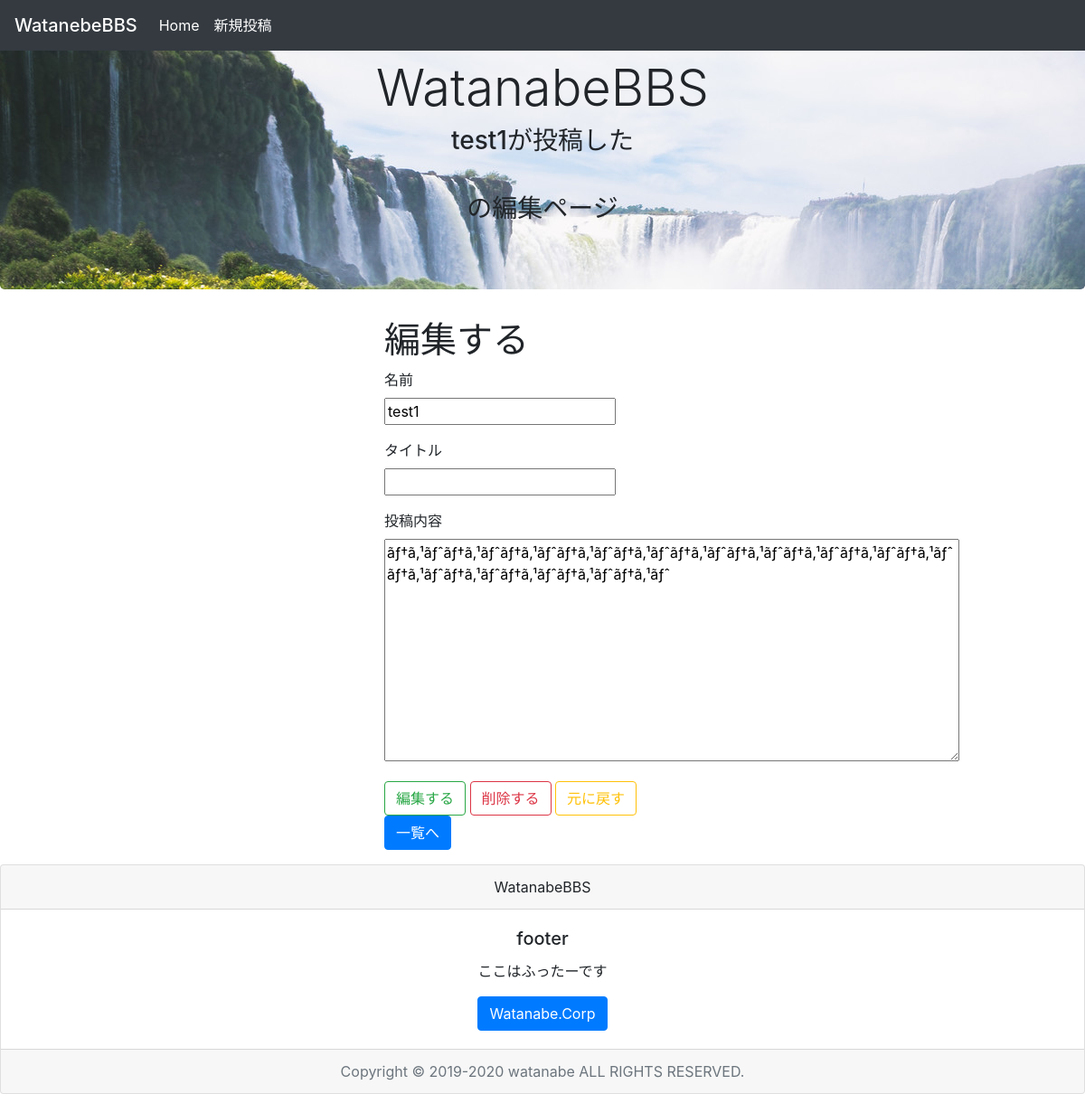
Screenshot of /edit.php?id=8 with the database file from the repository.
### tables this page shows
CREATE TABLE `board_table` (
  `id` int(11) NOT NULL,
  `name` varchar(20) NOT NULL,
  `date` timestamp NOT NULL DEFAULT CURRENT_TIMESTAMP ON UPDATE CURRENT_TIMESTAMP,
  `content` text NOT NULL
);

### edit.php (the view, shortened to what this page needs)
<?php
    try {
        require_once(__DIR__ .'/mybbs_db.php');
        function h($s) {
            return htmlspecialchars($s, ENT_QUOTES, "UTF-8");
          }
        $stmt = $pdo->prepare('SELECT * FROM board_table WHERE id = :id');
        $stmt->execute(array(':id' => $_GET["id"]));
        $result = 0;
        $result = $stmt->fetch(PDO::FETCH_ASSOC);
    } catch (Exception $e) {
        echo 'エラーが発生しました。:' . $e->getMessage();
    }
?>
<!DOCTYPE html>
<html lang="ja">
  <head>
    <link href="https://stackpath.bootstrapcdn.com/bootstrap/4.4.1/css/bootstrap.min.css" rel="stylesheet">
  </head>
<body>
    <div class="contact-form">
    <div class="text-center">
        <div class="jumbotron">
            <h1 class="display-4">WatanabeBBS</h1>
            <h3><?php if (!empty($result['name'])) echo h($result['name'])?>が投稿した</h3>
            <h3><?php if (!empty($result['title'])) echo h($result['title'])?><br>の編集ページ</h3>
        </div>
    </div>
    </div>
    <div class="container">
        <div class="contact-form">
            <form method="post" name="edit" onSubmit="return check()">
                <div class="form-group row justify-content-center">
                    <div class="col-4">
                    <h1>編集する</h1>
                    <p>
                        <label>名前</label><br>
                        <input type="text" name="name" value="<?php if (!empty($result['name'])) echo h($result['name'])?>">
                    </p>
                    <p>
                        <label>タイトル</label><br>
                        <input type="text" name="title" value="<?php if (!empty($result['title'])) echo h($result['title'])?>">
                    </p>
                    <p>
                        <label>投稿内容</label><br>
                        <textarea name="content" rows="10" cols="60" wrap="soft"><?php if (!empty($result['content'])) echo h($result['content'])?></textarea>
                    </p>
                        <input class="btn btn-outline-success" formaction="update.php" type="submit" value="編集する">
                        <input class="btn btn-outline-danger" formaction="delete.php" type="submit" value="削除する">
                        <input class="btn btn-outline-warning" type="reset" value="元に戻す">
                        <a class="btn btn-primary" href="index.php">一覧へ</a>
                    </div>
                </div>
            </form>
        </div>
    </div>
</body>
</html>

### css/watanabe.css (style rules this page uses)
.jumbotron { background:url("../images/kouho2.jpg"); }

### rows the page displays
board_table: name "test1", content "ãƒ†ã‚¹ãƒˆãƒ†ã‚¹ãƒˆãƒ†ã‚¹ãƒˆãƒ†ã‚¹ãƒˆãƒ†ã‚¹ãƒˆãƒ†ã‚¹ãƒˆãƒ†ã‚¹ãƒˆãƒ†ã‚¹ãƒˆãƒ†ã‚¹ãƒˆãƒ†ã‚¹ãƒˆãƒ†ã‚¹ãƒˆãƒ†ã‚¹ãƒˆãƒ†ã‚¹ãƒˆãƒ†ã‚¹ãƒˆãƒ†ã‚¹ãƒˆ"
